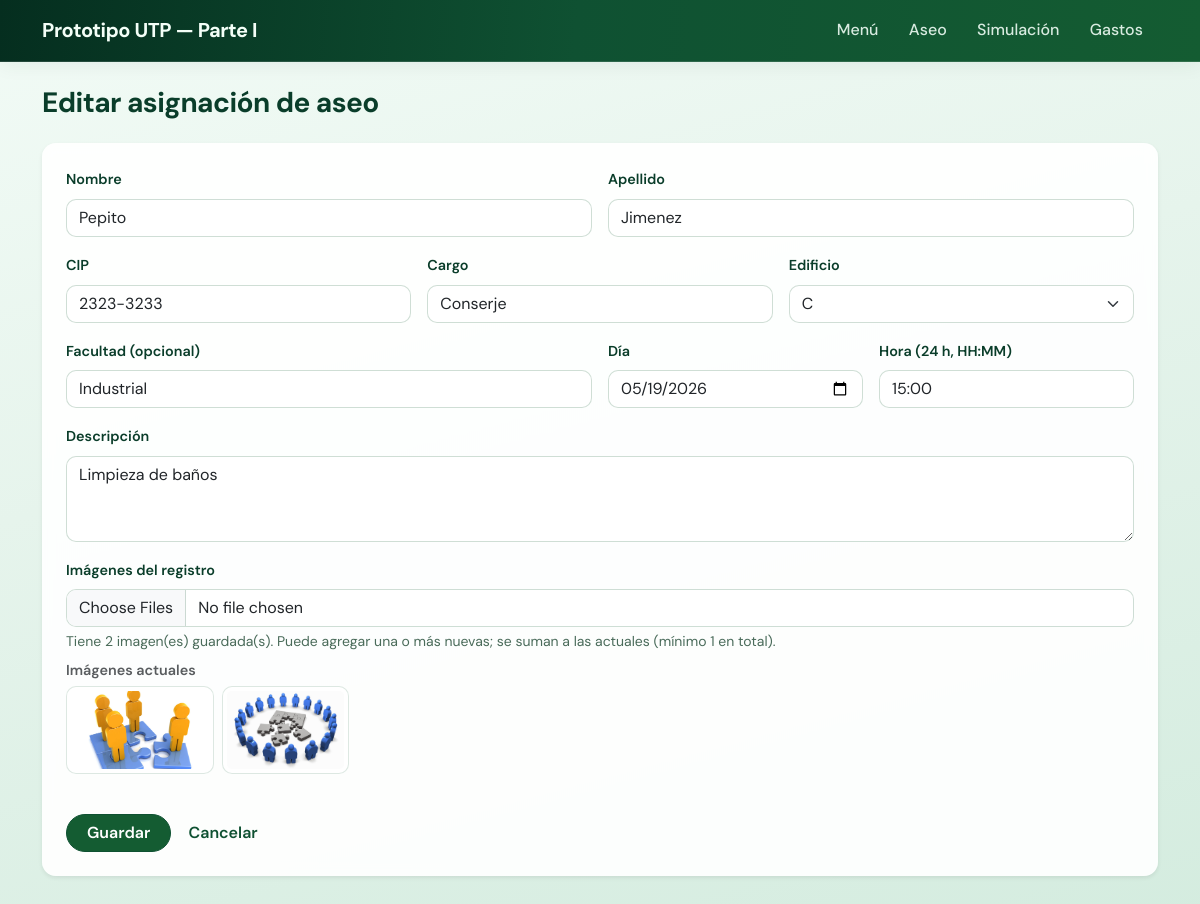
The page /asignaciones/2/editar on the database its author committed.
### models.py (models this page shows, shortened)
class AsignacionAseo(db.Model):
    __tablename__ = "asignacion_aseo"
    id = db.Column(db.Integer, primary_key=True)
    nombre = db.Column(db.String(100), nullable=False)
    apellido = db.Column(db.String(100), nullable=False)
    cip = db.Column(db.String(20), nullable=False)
    cargo = db.Column(db.String(100), nullable=False)
    dia = db.Column(db.Date, nullable=False)
    hora = db.Column(db.Time, nullable=False)
    descripcion = db.Column(db.Text, nullable=False)
    edificio = db.Column(db.String(20), nullable=False)
    facultad = db.Column(db.String(150), nullable=True)
    fotos_json = db.Column(db.Text, nullable=False)
    def _foto_list(self):
        try:
            return json.loads(self.fotos_json or "[]")
        except json.JSONDecodeError:
            return []

### app.py (the view, shortened to what this page needs)
@app.route("/asignaciones/<int:aid>/editar", methods=["GET", "POST"])
def editar_asignacion(aid):
    item = AsignacionAseo.query.get_or_404(aid)
    return render_template("asignacion_form.html", item=item, edificios=EDIFICIOS)

### templates/asignacion_form.html (shortened to what this page needs)
{% extends "base.html" %}
{% block content %}
<h1 class="app-section-title h3 mb-4">{% if item %}Editar{% else %}Nueva{% endif %} asignación de aseo</h1>
<form method="post" enctype="multipart/form-data" class="card app-form-card shadow-sm p-4 border-0" id="formAsignacion">
  <div class="row g-3">
    <div class="col-md-6">
      <label class="form-label">Nombre</label>
      <input class="form-control" name="nombre" required value="{{ item.nombre if item else '' }}">
    </div>
    <div class="col-md-6">
      <label class="form-label">Apellido</label>
      <input class="form-control" name="apellido" required value="{{ item.apellido if item else '' }}">
    </div>
    <div class="col-md-4">
      <label class="form-label">CIP</label>
      <input class="form-control" name="cip" required value="{{ item.cip if item else '' }}">
    </div>
    <div class="col-md-4">
      <label class="form-label">Cargo</label>
      <input class="form-control" name="cargo" required value="{{ item.cargo if item else '' }}">
    </div>
    <div class="col-md-4">
      <label class="form-label">Edificio</label>
      <select class="form-select" name="edificio" required>
        {% for e in edificios %}
          <option value="{{ e }}" {% if item and item.edificio == e %}selected{% endif %}>{{ e }}</option>
        {% endfor %}
      </select>
    </div>
    <div class="col-md-6">
      <label class="form-label">Facultad (opcional)</label>
      <input class="form-control" name="facultad" value="{{ item.facultad if item and item.facultad else '' }}">
    </div>
    <div class="col-md-3">
      <label class="form-label">Día</label>
      <input class="form-control" type="date" name="dia" required value="{{ item.dia.isoformat() if item else '' }}">
    </div>
    <div class="col-md-3">
      <label class="form-label">Hora (24 h, HH:MM)</label>
      <input class="form-control" name="hora" required placeholder="14:30" value="{% if item %}{{ item.hora.strftime('%H:%M') }}{% endif %}">
    </div>
    <div class="col-12">
      <label class="form-label">Descripción</label>
      <textarea class="form-control" name="descripcion" rows="3" required>{{ item.descripcion if item else '' }}</textarea>
    </div>
    <div class="col-12">
      <label class="form-label">Imágenes del registro</label>
      <input
        class="form-control"
        type="file"
        name="fotos"
        id="inputFotos"
        accept="image/png,image/jpeg,image/jpg,image/gif,image/webp"
        multiple
        {% if not item %}required{% endif %}>
      <p class="form-text mb-2">
        {% if item %}
          Tiene {{ item._foto_list()|length }} imagen(es) guardada(s). Puede agregar una o más nuevas; se suman a las actuales (mínimo 1 en total).
        {% else %}
          Seleccione una o más imágenes (png, jpg, jpeg, gif, webp). Mínimo 1.
        {% endif %}
      </p>
      {% if item and item._foto_list() %}
        <p class="form-label small text-muted mb-1">Imágenes actuales</p>
        <div class="d-flex flex-wrap gap-2 mb-3" id="fotosActuales">
          {% for fn in item._foto_list() %}
            <a href="{{ url_for('uploaded_file', filename=fn) }}" target="_blank" rel="noopener">
              <img src="{{ url_for('uploaded_file', filename=fn) }}" alt="Foto guardada" class="img-thumbnail app-foto-preview">
            </a>
          {% endfor %}
        </div>
      {% endif %}
    </div>
  </div>
  <div class="mt-4">
    <button type="submit" class="btn btn-primary">Guardar</button>
    <a class="btn btn-link" href="{{ url_for('listar_asignaciones') }}">Cancelar</a>
  </div>
</form>
{% endblock %}

### static/css/app-green.css (style rules this page uses)
.app-theme { --green-950: #052e1f; --green-900: #0a3d2a; --green-800: #0f5132; --green-700: #145c32; --green-600: #198754; --green-500: #22a06b; --green-400: #3ecf8e; --green-200: #b8e6cc; --green-100: #dff5ea; --green-50: #f2fbf6; --mint: #e6f4ec; --surface: #ffffff; --surface-2: rgba(255, 255, 255, 0.92); --text: #143024; --text-muted: #4a6b5a; --border-soft: rgba(20, 92, 50, 0.14); --shadow: 0 10px 40px rgba(10, 61, 42, 0.08); --shadow-sm: 0 4px 18px rgba(10, 61, 42, 0.06); --radius: 14px; --radius-sm: 10px; --font: "DM Sans", system-ui, -apple-system, "Segoe UI", sans-serif; font-family: var(--font); color: var(--text); background: linear-gradient(165deg, var(--green-50) 0%, var(--mint) 42%, #d4ecdf 100%); background-attachment: fixed; min-height: 100vh; }
.app-section-title { font-weight: 700; color: var(--green-900); letter-spacing: -0.02em; }
.app-form-card { background: var(--surface-2); backdrop-filter: blur(6px); border: 1px solid var(--border-soft); border-radius: var(--radius); box-shadow: var(--shadow-sm); }
.app-form-card .form-label { font-weight: 600; color: var(--green-900); font-size: 0.9rem; }
.app-form-card .form-control, .app-form-card .form-select { border-radius: var(--radius-sm); border-color: rgba(20, 92, 50, 0.2); }
.app-form-card .form-text { color: var(--text-muted); }
.app-form-card .img-thumbnail { border-radius: var(--radius-sm); border-color: var(--border-soft); }
.app-foto-preview { max-height: 88px; width: auto; object-fit: cover; }
.app-theme .btn-primary { --bs-btn-bg: var(--green-700); --bs-btn-border-color: var(--green-800); --bs-btn-hover-bg: var(--green-800); --bs-btn-hover-border-color: var(--green-950); --bs-btn-active-bg: var(--green-950); --bs-btn-active-border-color: var(--green-950); --bs-btn-color: #fff; --bs-btn-hover-color: #fff; font-weight: 600; border-radius: 999px; padding-inline: 1.25rem; }
.app-theme .btn-link { color: var(--green-800); font-weight: 600; text-decoration: none; }

### rows shown on the page
AsignacionAseo: nombre "Pepito", apellido "Jimenez", cip "2323-3233", cargo "Conserje", edificio "C", facultad "Industrial", dia "05/19/2026", hora "15:00", descripcion "Limpieza de baños"

### other values the page prints
{{ item._foto_list()|length }} "2"
